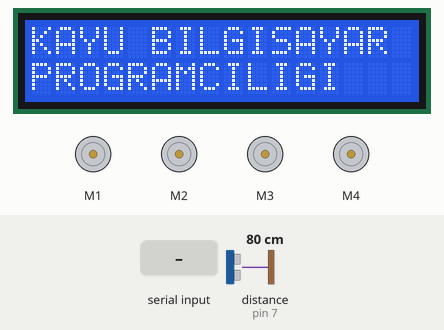
The sketch below on a simulated Arduino Uno, built with avr-gcc and run on an emulated ATmega328P. Shown: 4 × DC motor (green arrow = forward, orange = backward, longer = faster), 16×2 character LCD. The inputs (shaded band) are chosen by the test bench; at power-on: distance to the obstacle (sensor on pin 7) 80 cm. The echo pulse lasts 58.3 µs per cm; what the sketch prints to the serial monitor is not drawn.

Above: at 1.2 s.
1.3 s: "X" received over the second serial link
At 1.7 s:
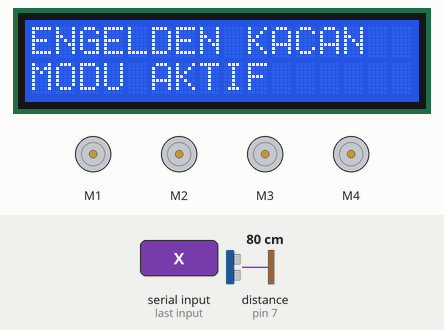
2.8 s: "w" received over the second serial link
At 3.2 s:
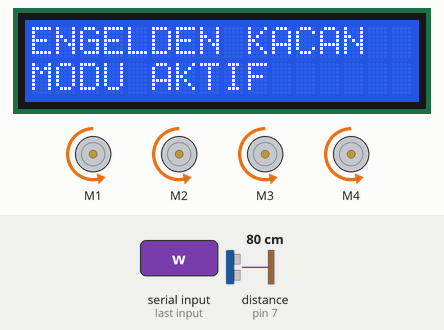
4.3 s: "W" received over the second serial link
At 5.2 s:
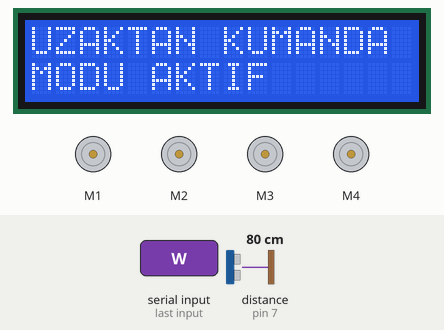
5.8 s: "U" received over the second serial link
At 6.3 s:
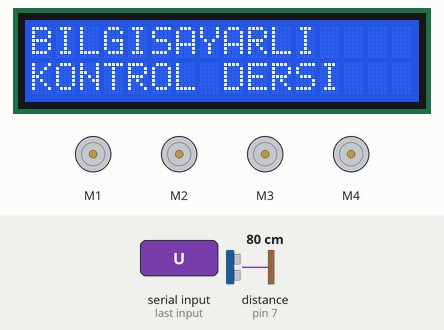
7.3 s: "F90\n" received over the second serial link
8.8 s: "F,45\n" received over the second serial link
Timing chart, 0 to 11.3 s (numbered marks = the images above; inputs shaded):
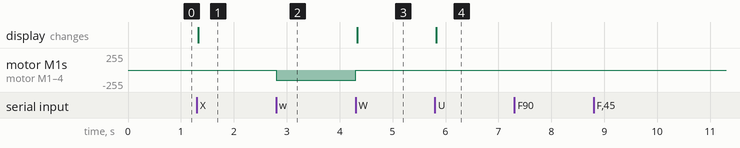

The sketch:

MultiCar.ino
```cpp
// Gerekli kütüphaneleri ekliyoruz
#include <LiquidCrystal_I2C.h>
#include <AFMotor.h>
#include <SoftwareSerial.h>

// LCD ve ultrasonik sensör pin tanımlamaları
LiquidCrystal_I2C lcd(0x27, 16, 2);
#define echoPin 7
#define trigPin 8
SoftwareSerial bt_iletisim(0, 1);

// Motorlar için nesneler oluşturuyoruz
AF_DCMotor motor1(1, MOTOR12_1KHZ);
AF_DCMotor motor2(2, MOTOR12_1KHZ);
AF_DCMotor motor3(3, MOTOR34_1KHZ);
AF_DCMotor motor4(4, MOTOR34_1KHZ);

// Global değişkenler
int hiz = 100;
bool btMod = true;
unsigned long previousMillis = 0;    // Son ölçüm zamanını saklamak için
const long interval = 2000;          // 2 saniyelik interval (2000 milisaniye)

void setup() {
  // Seri ve Bluetooth iletişimi başlatıyoruz
  Serial.begin(9600);
  bt_iletisim.begin(9600);

  // Ultrasonik sensör pinlerini ayarlıyoruz
  pinMode(echoPin, INPUT);
  pinMode(trigPin, OUTPUT);

  // Motorları durduruyoruz
  dur();

  // LCD ekranı başlatıyoruz ve hoş geldin mesajını yazdırıyoruz
  lcd.init();
  lcd.clear();
  lcd.backlight();
  lcd.setCursor(0, 0);
  lcd.print("KAYU BILGISAYAR");
  lcd.setCursor(0, 1);
  lcd.print("PROGRAMCILIGI");
}

void loop() {
  // Bluetooth modu kontrol ediliyor
  if (btMod) {
    bt_kontrol();
  } else {
    engelden_kacan();
  }
}

// Motorları ileri yönde çalıştıran fonksiyon
void ileri() {
  motor1.setSpeed(hiz);
  motor1.run(FORWARD);
  motor2.setSpeed(hiz);
  motor2.run(FORWARD);
  motor3.setSpeed(hiz);
  motor3.run(FORWARD);
  motor4.setSpeed(hiz);
  motor4.run(FORWARD);
}

// Motorları geri yönde çalıştıran fonksiyon
void geri() {
  motor1.setSpeed(hiz);
  motor1.run(BACKWARD);
  motor2.setSpeed(hiz);
  motor2.run(BACKWARD);
  motor3.setSpeed(hiz);
  motor3.run(BACKWARD);
  motor4.setSpeed(hiz);
  motor4.run(BACKWARD);
}

// Motorları sola döndüren fonksiyon
void sol() {
  motor1.setSpeed(hiz);
  motor1.run(FORWARD);
  motor2.setSpeed(hiz);
  motor2.run(FORWARD);
  motor3.setSpeed(hiz);
  motor3.run(BACKWARD);
  motor4.setSpeed(hiz);
  motor4.run(BACKWARD);
}

// Motorları sağa döndüren fonksiyon
void sag() {
  motor1.setSpeed(hiz);
  motor1.run(BACKWARD);
  motor2.setSpeed(hiz);
  motor2.run(BACKWARD);
  motor3.setSpeed(hiz);
  motor3.run(FORWARD);
  motor4.setSpeed(hiz);
  motor4.run(FORWARD);
}

// Motorları durduran fonksiyon
void dur() {
  motor1.setSpeed(0);
  motor1.run(RELEASE);
  motor2.setSpeed(0);
  motor2.run(RELEASE);
  motor3.setSpeed(0);
  motor3.run(RELEASE);
  motor4.setSpeed(0);
  motor4.run(RELEASE);
}

// Bluetooth ile kontrol fonksiyonu
void bt_kontrol() {
  if (bt_iletisim.available()) {
    char komut = bt_iletisim.read();
    Serial.println(komut);
    dur();

    if (komut == 'F') {
      ileri();
    } else if (komut == 'B') {
      geri();
    } else if (komut == 'L') {
      sol();
    } else if (komut == 'R') {
      sag();
    } else if (komut == 'x' || komut == 'X') {
      btMod = false;
      lcd.clear();
      lcd.setCursor(0, 0);
      lcd.print("ENGELDEN KACAN");
      lcd.setCursor(0, 1);
      lcd.print("MODU AKTIF");
    } else if (komut == 'w' || komut == 'W') {
      btMod = true;
      lcd.clear();
      lcd.setCursor(0, 0);
      lcd.print("UZAKTAN KUMANDA");
      lcd.setCursor(0, 1);
      lcd.print("MODU AKTIF");
    } else if (komut == 'u') {
      lcd.clear();
      lcd.setCursor(0, 0);
      lcd.print("KAYU BILGISAYAR");
      lcd.setCursor(0, 1);
      lcd.print("PROGRAMCILIGI");
    } else if (komut == 'U') {
      lcd.clear();
      lcd.setCursor(0, 0);
      lcd.print("BILGISAYARLI");
      lcd.setCursor(0, 1);
      lcd.print("KONTROL DERSI");
    } else if (komut >= '0' && komut <= '9') {
      hiz = map(komut - '0', 0, 9, 100, 1023);
    } else {
      dur();
    }
  }
}

// Engelden kaçma fonksiyonu
void engelden_kacan() {
  unsigned long currentMillis = millis(); // Şu anki zaman

  if (bt_iletisim.available()) {
    char dgr = bt_iletisim.read();
    if (dgr == 'x' || dgr == 'X') {
      btMod = false;
    } else if (dgr == 'w' || dgr == 'w') {
      btMod = true;
    }

    // 2 saniye geçtiyse ölçüm yap ve sonucu yazdır
    if (currentMillis - previousMillis >= interval) {
      previousMillis = currentMillis;  // previousMillis'i güncelle

      // Ultrasonik sensör ile mesafe ölçülüyor
      digitalWrite(trigPin, LOW);
      delayMicroseconds(5);
      digitalWrite(trigPin, HIGH);
      delayMicroseconds(10);
      digitalWrite(trigPin, LOW);
      int sure = pulseIn(echoPin, HIGH);
      int uzaklik = sure / 29.1 / 2;

      // Eğer engel algılanırsa, araç engelden kaçmak için sola dönüyor
      if (uzaklik <= 15) {
        hiz = 150;
        ileri();
        delay(200);
        sol();
        delay(200);
      } else {
        // Engelden uzaksa, geri gidiyor
        hiz = 150;
        geri();
      }
    }
  }
}
```

Measured:
- after the input at 1.3 s, the display: changes at once (image 1)
- after the input at 2.8 s, motor M1–4: stopped → backward 150/255 at once
- after the input at 4.3 s, motor M1–4: backward 150/255 → stopped at once; the display: changes at once (image 3)
- after the input at 5.8 s, the display: changes at once (image 4)
